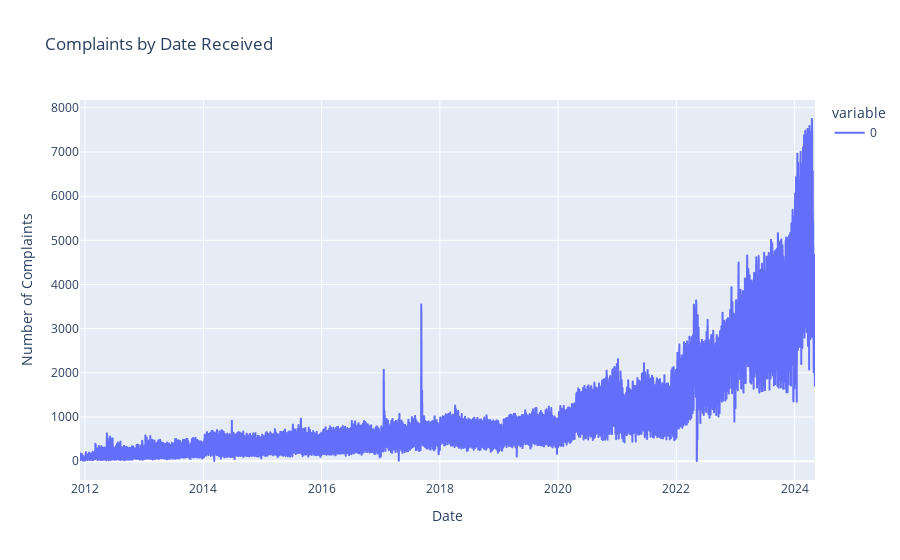

Here is the notebook cell this chart was saved with:
### Markdown cell above
Your can see the result just by hovering over the graph plots

         Please ignore ValueError, that is the error of some dependencies

        # Insight 2:Complaints by date received

### Code cell
complaints_by_date = df1.groupby(df1['Date received']).size()
fig = px.line(complaints_by_date, title='Complaints by Date Received', labels={'index': 'Date', 'value': 'Number of Complaints'})
fig.update_xaxes(title_text='Date')
fig.update_yaxes(title_text='Number of Complaints')

### Figure 1 — Plotly figure (JSON) as saved in the notebook; plotly's stock layout.template omitted (floating-point values rounded to 4 significant figures; data arrays with more than 128 entries replaced by an {"elided": "..."} marker saying what was removed)
{"data": [{"hovertemplate": "variable=0<br>Date received=%{x}<br>Number of Complaints=%{y}<extra></extra>", "legendgroup": "0", "line": {"color": "#636efa", "dash": "solid"}, "marker": {"symbol": "circle"}, "mode": "lines", "name": "0", "showlegend": true, "type": "scattergl", "x": {"elided": "4539 str values"}, "xaxis": "x", "y": {"elided": "4539 int values"}, "yaxis": "y"}], "layout": {"legend": {"title": {"text": "variable"}, "tracegroupgap": 0}, "title": {"text": "Complaints by Date Received"}, "xaxis": {"anchor": "y", "domain": [0, 1], "title": {"text": "Date"}}, "yaxis": {"anchor": "x", "domain": [0, 1], "title": {"text": "Number of Complaints"}}}}
